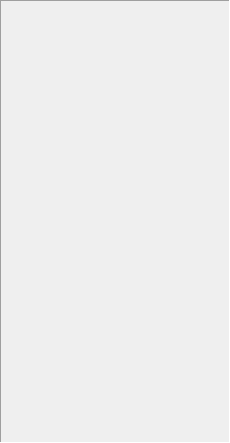
<?xml version="1.0" encoding="UTF-8"?>
<ui version="4.0">
 <class>FrameWAP</class>
 <widget class="QFrame" name="FrameWAP">
  <property name="enabled">
   <bool>true</bool>
  </property>
  <property name="geometry">
   <rect>
    <x>0</x>
    <y>0</y>
    <width>230</width>
    <height>443</height>
   </rect>
  </property>
  <property name="sizePolicy">
   <sizepolicy hsizetype="Minimum" vsizetype="Minimum">
    <horstretch>0</horstretch>
    <verstretch>0</verstretch>
   </sizepolicy>
  </property>
  <property name="maximumSize">
   <size>
    <width>430</width>
    <height>5006</height>
   </size>
  </property>
  <property name="windowTitle">
   <string>Frame</string>
  </property>
  <property name="frameShape">
   <enum>QFrame::Panel</enum>
  </property>
  <property name="frameShadow">
   <enum>QFrame::Sunken</enum>
  </property>
  <layout class="QVBoxLayout" name="verticalLayout">
   <property name="spacing">
    <number>1</number>
   </property>
   <property name="sizeConstraint">
    <enum>QLayout::SetDefaultConstraint</enum>
   </property>
   <property name="leftMargin">
    <number>1</number>
   </property>
   <property name="topMargin">
    <number>1</number>
   </property>
   <property name="rightMargin">
    <number>1</number>
   </property>
   <property name="bottomMargin">
    <number>9</number>
   </property>
   <item>
    <layout class="QHBoxLayout" name="horizontalLayout">
     <property name="spacing">
      <number>1</number>
     </property>
     <item>
      <spacer name="horizontalSpacer_2">
       <property name="orientation">
        <enum>Qt::Horizontal</enum>
       </property>
       <property name="sizeType">
        <enum>QSizePolicy::Preferred</enum>
       </property>
       <property name="sizeHint" stdset="0">
        <size>
         <width>40</width>
         <height>20</height>
        </size>
       </property>
      </spacer>
     </item>
     <item>
      <widget class="FrameWeaponAssign" name="widget" native="true">
       <property name="sizePolicy">
        <sizepolicy hsizetype="Minimum" vsizetype="MinimumExpanding">
         <horstretch>0</horstretch>
         <verstretch>0</verstretch>
        </sizepolicy>
       </property>
      </widget>
     </item>
     <item>
      <widget class="FrameTrackEngage" name="widget_2" native="true">
       <property name="sizePolicy">
        <sizepolicy hsizetype="Minimum" vsizetype="MinimumExpanding">
         <horstretch>0</horstretch>
         <verstretch>0</verstretch>
        </sizepolicy>
       </property>
      </widget>
     </item>
     <item>
      <spacer name="horizontalSpacer">
       <property name="orientation">
        <enum>Qt::Horizontal</enum>
       </property>
       <property name="sizeType">
        <enum>QSizePolicy::Preferred</enum>
       </property>
       <property name="sizeHint" stdset="0">
        <size>
         <width>40</width>
         <height>20</height>
        </size>
       </property>
      </spacer>
     </item>
    </layout>
   </item>
   <item>
    <widget class="FrameEngageData" name="widget_3" native="true">
     <property name="sizePolicy">
      <sizepolicy hsizetype="Minimum" vsizetype="Minimum">
       <horstretch>0</horstretch>
       <verstretch>0</verstretch>
      </sizepolicy>
     </property>
    </widget>
   </item>
   <item>
    <widget class="FrameGunCorrection" name="widget_4" native="true">
     <property name="sizePolicy">
      <sizepolicy hsizetype="Minimum" vsizetype="Minimum">
       <horstretch>0</horstretch>
       <verstretch>0</verstretch>
      </sizepolicy>
     </property>
    </widget>
   </item>
   <item>
    <layout class="QHBoxLayout" name="horizontalLayout_2">
     <property name="spacing">
      <number>1</number>
     </property>
     <item>
      <spacer name="horizontalSpacer_3">
       <property name="orientation">
        <enum>Qt::Horizontal</enum>
       </property>
       <property name="sizeType">
        <enum>QSizePolicy::Preferred</enum>
       </property>
       <property name="sizeHint" stdset="0">
        <size>
         <width>40</width>
         <height>20</height>
        </size>
       </property>
      </spacer>
     </item>
     <item>
      <widget class="FrameTrackSelected" name="widget_5" native="true">
       <property name="sizePolicy">
        <sizepolicy hsizetype="Minimum" vsizetype="MinimumExpanding">
         <horstretch>0</horstretch>
         <verstretch>0</verstretch>
        </sizepolicy>
       </property>
       <property name="maximumSize">
        <size>
         <width>200</width>
         <height>200</height>
        </size>
       </property>
      </widget>
     </item>
     <item>
      <spacer name="horizontalSpacer_4">
       <property name="orientation">
        <enum>Qt::Horizontal</enum>
       </property>
       <property name="sizeType">
        <enum>QSizePolicy::Preferred</enum>
       </property>
       <property name="sizeHint" stdset="0">
        <size>
         <width>40</width>
         <height>20</height>
        </size>
       </property>
      </spacer>
     </item>
    </layout>
   </item>
   <item>
    <spacer name="verticalSpacer">
     <property name="orientation">
      <enum>Qt::Vertical</enum>
     </property>
     <property name="sizeType">
      <enum>QSizePolicy::Expanding</enum>
     </property>
     <property name="sizeHint" stdset="0">
      <size>
       <width>20</width>
       <height>0</height>
      </size>
     </property>
    </spacer>
   </item>
  </layout>
 </widget>
 <customwidgets>
  <customwidget>
   <class>FrameWeaponAssign</class>
   <extends>QWidget</extends>
   <header>src/view/panel/wap/frame_weapon_assign.h</header>
   <container>1</container>
  </customwidget>
  <customwidget>
   <class>FrameTrackEngage</class>
   <extends>QWidget</extends>
   <header>src/view/panel/wap/frame_track_engage.h</header>
   <container>1</container>
  </customwidget>
  <customwidget>
   <class>FrameEngageData</class>
   <extends>QWidget</extends>
   <header>src/view/panel/wap/frame_engage_data.h</header>
   <container>1</container>
  </customwidget>
  <customwidget>
   <class>FrameGunCorrection</class>
   <extends>QWidget</extends>
   <header>src/view/panel/wap/frame_gun_correction.h</header>
   <container>1</container>
  </customwidget>
  <customwidget>
   <class>FrameTrackSelected</class>
   <extends>QWidget</extends>
   <header>src/view/panel/wap/frame_track_selected.h</header>
   <container>1</container>
  </customwidget>
 </customwidgets>
 <resources/>
 <connections/>
</ui>
